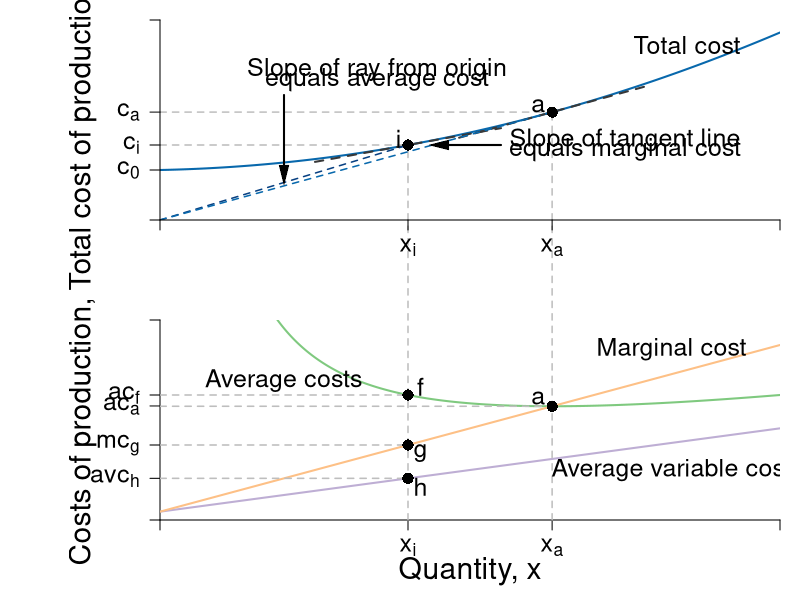

Source code (R):
#Graph Designer: Scott Cohn
#Authors: Bowles and Halliday
#Title: Microeconomics: Competition, Conflict and Coordination

require(shape)
pdf(file = "firmmarketsupply/tc_ac_mc_stacked.pdf", width = 9, height = 12)

#Set parameters for graphics
axislabelsize <- 1.8
labelsize <- 1.5
namesize <- 1.8
annotatesize <- 1.5
graphlinewidth <- 2
segmentlinewidth <- 1.5

COL <- c("#7fc97f", "#beaed4", "#fdc086", "#ffff99", "#386cb0", "#f0027f", "#bf5b17", "#666666")
COLA <- c("#99d8c9","#66c2a4","#41ae76", "#238b45", "#005824")
COLB <- c("#4eb3d3", "#2b8cbe", "#0868ac","#084081")

#Edited the margins to cater for the larger LHS labels
par(mar =  c(4, 8, 1, 1), mfrow = c(2, 1))


totalcost <- function(x, c0 = 10, c1 = 2, c2 = 0.5){
  c0 + c1*x + c2*x^2
}

avgcost <- function(x, c0 = 10, c1 = 2, c2 = 0.5){
  totalcost/x
}

avgvarcost <- function(x,  c1 = 0.05, c2 = 0.05){
  (c1*x + c2*x^2)/x
}

marginalcost <- function(x, c1 = 2, c2 = 0.5){
  c1 + 2*c2*x
}

mcline <- function(x, constant = 0.3181472, slope = 0.125){
  constant + slope*x
}

isocost <- function(l, c = 10, w = 1, r = 1) {
  c - (w/r)*l
}


isoquant <- function(l, alpha = 0.5, x = 5) {
  (x / l^alpha)^(1/(1 - alpha))
}

# total cost --------------------------------------------------------------


xlims <- c(0, 10)
ylims <- c(0, 8)

npts <- 501 
x <- seq(xlims[1], xlims[2], length.out = npts)
y <- seq(ylims[1], ylims[2], length.out = npts) 
a <- c(13, 16.75, 19.25)

plot(0, 0, xlim = xlims, ylim = ylims, type = "n",
     xlab = expression(paste("")),
     ylab = expression(paste("")), 
     xaxt = "n", 
     yaxt = "n", 
     cex.lab = axislabelsize, 
     bty = "n",
     xaxs = "i", 
     yaxs = "i")

ticksy <- c(0, 2, totalcost(x = 4, c0 = 2, c1 = 0.05, c2 = 0.05), totalcost(x = 6.32456, c0 = 2, c1 = 0.05, c2 = 0.05), ylims[2])
ylabels <- c(NA, expression(paste(c[0])), expression(paste(c[i])), expression(paste(c[a])), NA)
ticksx <- c(0, 4, 6.32456, xlims[2])
xlabels <- c(NA, expression(paste(x[i])), expression(paste(x[a])), NA)

npts <- 500 
xx1 <- seq(xlims[1], xlims[2], length.out = npts)
xx3 <- seq(2.5, 5.5, length.out = npts)
xx4 <- seq(4.82456, 7.82456, length.out = npts)


lines(xx1, totalcost(xx1, c0 = 2, c1 = 0.05, c2 = 0.05), col = COLB[3], lwd = graphlinewidth)
lines(xx3, mcline(xx3, constant = totalcost(x = 4, c0 = 2, c1 = 0.05, c2 = 0.05) - 4*marginalcost(x = 4, c1 = 0.05, c2 = 0.05), slope = marginalcost(x = 4, c1 = 0.05, c2 = 0.05)), 
      col = "grey22", lty = 2, lwd = graphlinewidth)
lines(xx4, mcline(xx4, constant = totalcost(x = 6.32456, c0 = 2, c1 = 0.05, c2 = 0.05) - 6.32456*marginalcost(x = 6.32456, c1 = 0.05, c2 = 0.05), slope = marginalcost(x = 6.32456, c1 = 0.05, c2 = 0.05)), 
      col = "grey22", lty = 2, lwd = graphlinewidth)


#Label the axes
#mtext(expression(paste("Quantity of output, ", x)), side = 1, line = 2.5, cex = axislabelsize)
text(-1.25, 0.5*ylims[2], expression(paste("Total cost of production, ", c)), xpd = TRUE, cex = axislabelsize, srt = 90) 

#Draw segments for average cost
segments(0, totalcost(x = 4, c0 = 2, c1 = 0.05, c2 = 0.05), 4, totalcost(x = 4, c0 = 2, c1 = 0.05, c2 = 0.05), lty = 2, col = "gray" , lwd = segmentlinewidth)
segments(4, -20, 4, totalcost(x = 4, c0 = 2, c1 = 0.05, c2 = 0.05), lty = 2, col = "gray" , lwd = segmentlinewidth, xpd = TRUE)

segments(0, totalcost(x = 6.32456, c0 = 2, c1 = 0.05, c2 = 0.05), 6.32456, totalcost(x = 6.32456, c0 = 2, c1 = 0.05, c2 = 0.05), lty = 2, col = "gray" , lwd = segmentlinewidth)
segments(6.32456, -20, 6.32456, totalcost(x = 6.32456, c0 = 2, c1 = 0.05, c2 = 0.05), lty = 2, col = "gray" , lwd = segmentlinewidth, xpd = TRUE)

segments(0, 0, 4, totalcost(x = 4, c0 = 2, c1 = 0.05, c2 = 0.05), lty = 2, col = COLB[4] , lwd = segmentlinewidth)
segments(0, 0, 6.32456, totalcost(x = 6.32456, c0 = 2, c1 = 0.05, c2 = 0.05), lty = 2, col = COLB[3] , lwd = segmentlinewidth)

points(4, totalcost(x = 4, c0 = 2, c1 = 0.05, c2 = 0.05), pch = 16, col = "black", cex = 1.5)
text(3.85, totalcost(x = 4, c0 = 2, c1 = 0.05, c2 = 0.05) + 0.25, expression("i"), cex = annotatesize)

points(6.32456, totalcost(x = 6.32456, c0 = 2, c1 = 0.05, c2 = 0.05), pch = 16, col = "black", cex = 1.5)
text(6.1, totalcost(x = 6.32456, c0 = 2, c1 = 0.05, c2 = 0.05) + 0.25, expression("a"), cex = annotatesize)

#Marginal Cost
text(7.5, totalcost(x = 4, c0 = 2, c1 = 0.05, c2 = 0.05) + 0.2, expression(paste("Slope of tangent line")), cex = annotatesize)
text(7.5, totalcost(x = 4, c0 = 2, c1 = 0.05, c2 = 0.05) - 0.2, expression(paste("equals marginal cost")), cex = annotatesize)
Arrows(5.5, totalcost(x = 4, c0 = 2, c1 = 0.05, c2 = 0.05), 4.5, totalcost(x = 4, c0 = 2, c1 = 0.05, c2 = 0.05) , col = "black", lty = 1, lwd = 2, arr.type = "triangle", arr.lwd = 0.5)

#Label the cost curve
text(8.5, 7, expression("Total cost"), cex = annotatesize)
#text(11.5, 13.5, expression(paste(tc(x) == c[0] + c[1]*x + c[2]*x^2)), cex = annotatesize)

#Average Cost
text(3.5, 6.0, expression(paste("Slope of ray from origin")), cex = annotatesize)
text(3.5, 5.6, expression(paste("equals average cost")), cex = annotatesize)
Arrows(2, 5, 2, 1.8, col = "black", lty = 1, lwd = 2, arr.type = "triangle", arr.lwd = 0.5)


axis(1, at = ticksx, pos = 0, labels = xlabels, cex.axis = labelsize)
axis(2, at = ticksy, pos = 0, labels = ylabels, las = 1, cex.axis = labelsize)

# ac & mc -----------------------------------------------------------------

avgcost <- function(x,  c0 = 2, c1 = 0.05, c2 = 0.05){
  (c0 + c1*x + c2*x^2)/x
}

avgvarcost <- function(x,  c1 = 0.05, c2 = 0.05){
  (c1*x + c2*x^2)/x
}

marginalcost <- function(x, c1 = 0.05, c2 = 0.05){
  c1 + 2*c2*x
}

mcline <- Mpline <- function(x, constant = 0.3181472, slope = 0.125){
  constant + slope*x
}

xlims <- c(0, 10)
ylims <- c(0, 1.2)

npts <- 501 
x <- seq(xlims[1], xlims[2], length.out = npts)
y <- seq(ylims[1], ylims[2], length.out = npts) 
a <- c(13, 16.75, 19.25)

plot(0, 0, xlim = xlims, ylim = ylims, type = "n",
     xlab = expression(paste("")),
     ylab = expression(paste("")), 
     xaxt = "n", 
     yaxt = "n", 
     cex.lab = axislabelsize, 
     bty = "n",
     xaxs = "i", 
     yaxs = "i")


ticksy <- c(0, avgvarcost(x = 4), marginalcost(x = 4), avgcost(6.82456), avgcost(x = 4), ylims[2])
ylabels <- c(NA, expression(paste(avc[h])), expression(paste(mc[g])), expression(paste(ac[a])), expression(paste(ac[f])), NA)
ticksx <- c(0, 4, 6.32456, xlims[2])
xlabels <- c(NA, expression(paste(x[i])), expression(paste(x[a])), NA)


axis(1, at = ticksx, pos = 0, labels = xlabels, cex.axis = labelsize)
axis(2, at = ticksy, pos = 0, labels = ylabels, las = 1, cex.axis = labelsize)

npts <- 500 
xx1 <- seq(xlims[1], xlims[2], length.out = npts)
xx3 <- seq(4, 8, length.out = npts)

lines(xx1, avgcost(xx1, c0 = 2, c1 = 0.05, c2 = 0.05), col = COL[1], lwd = graphlinewidth)
lines(xx1, avgvarcost(xx1, c1 = 0.05, c2 = 0.05), col = COL[2], lwd = graphlinewidth)
lines(xx1, marginalcost(xx1, c1 = 0.05, c2 = 0.05), col = COL[3], lwd = graphlinewidth)

#Label the axes
mtext(expression(paste("Quantity, ", x)), side = 1, line = 2.5, cex = axislabelsize)
text(-1.25, 0.5*ylims[2], expression(paste("Costs of production, ", c)), xpd = TRUE, cex = axislabelsize, srt = 90) 


#Draw segments for average cost
segments(0, avgcost(x = 4, c0 = 2, c1 = 0.05, c2 = 0.05), 4, avgcost(x = 4, c0 = 2, c1 = 0.05, c2 = 0.05), lty = 2, col = "gray" , lwd = segmentlinewidth)
segments(4, 0, 4, avgcost(x = 4) + 10, lty = 2, col = "gray" , lwd = segmentlinewidth, xpd = TRUE)
segments(0, marginalcost(x = 4), 4, marginalcost(x = 4), lty = 2, col = "gray" , lwd = segmentlinewidth)
segments(0, avgvarcost(x = 4), 4, avgvarcost(x = 4), lty = 2, col = "gray" , lwd = segmentlinewidth)
points(4, avgcost(x = 4, c0 = 2, c1 = 0.05, c2 = 0.05), pch = 16, col = "black", cex = 1.5)

text(4.2, avgcost(x = 4) + 0.05, expression(paste("f")), cex = labelsize)
points(4, avgcost(x = 4), pch = 16, col = "black", cex = 1.5)

text(4.2, marginalcost(x = 4) - 0.05, expression(paste("g")), cex = labelsize)
points(4, marginalcost(x = 4), pch = 16, col = "black", cex = 1.5)

text(4.2, avgvarcost(x = 4) - 0.05, expression(paste("h")), cex = labelsize)
points(4, avgvarcost(x = 4), pch = 16, col = "black", cex = 1.5)

#Label the cost curve
text(12.7, 12, expression("Total cost"), cex = labelsize)
#text(12.5, 13.5, expression(paste(tc(x) == c[0] + c[1]*x + c[2]*x^2)), cex = annotatesize)

#Average Cost
text(2, avgcost(x = 3.2), expression(paste("Average costs")), cex = labelsize)
#text(3.75, avgcost(x = 3.2) + 0.67, expression(paste(ac(x) == frac(c[0],x) + c[1] + c[2]*x)), cex = annotatesize)

#Average cost minimum
segments(0, avgcost(x = 6.32456), 6.32456, avgcost(x = 6.32456), lty = 2, col = "gray" , lwd = segmentlinewidth)
segments(6.32456, 0, 6.32456, 2, lty = 2, col = "gray" , lwd = segmentlinewidth, xpd = TRUE)
text(6.1, avgcost(x = 6.32456) + 0.05, expression(paste("a")), cex = annotatesize)
points(6.32456, avgcost(x = 6.32456), pch = 16, col = "black", cex = 1.5)


#Marginal Cost
text(8.25, marginalcost(x = 8.25) + 0.15, expression(paste("Marginal cost")), cex = annotatesize)
#text(11, marginalcost(x = 12) + 0.2, expression(paste(mc(x) == c[1] + 2*c[2]*x)), cex = annotatesize)

#Average Variable Cost
text(8.25, avgvarcost(x = 8) - 0.15, expression(paste("Average variable cost")), cex = annotatesize)
#text(12, avgvarcost(x = 12) - 0.325, expression(paste(avc(x) == c[1] + c[2]*x)), cex = annotatesize)


dev.off()
